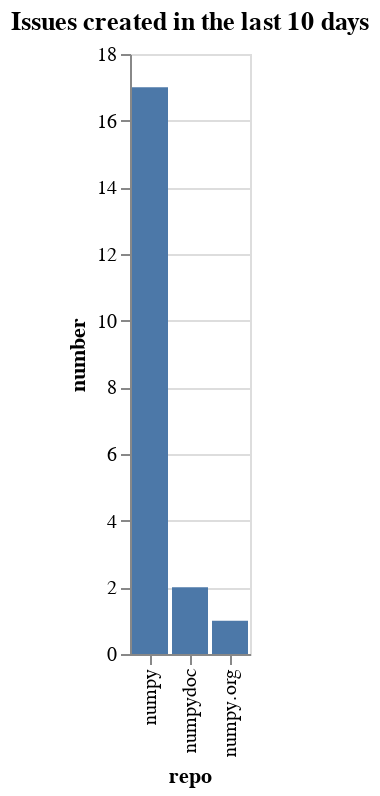

Notebook cell for this chart:
### Code cell
created_counts = created.groupby(['org', 'repo']).count()['number'].reset_index()
created_counts['org/repo'] = created_counts.apply(lambda a: a['org'] + '/' + a['repo'], axis=1)
sorted_vals = created_counts.sort_values(['org', 'number'], ascending=False)['repo'].values
alt.Chart(data=created_counts, title=f"Issues created in the last {n_days} days").mark_bar().encode(
    x=alt.X('repo', sort=alt.Sort(sorted_vals.tolist())),
    y='number',
)

### Figure 1 — Vega-Lite specification as saved in the notebook (floating-point values rounded to 4 significant figures)
{"config": {"view": {"continuousWidth": 400, "continuousHeight": 300}}, "data": {"name": "data-9a6e796b677f3fe1c38df5c60de8641b"}, "mark": "bar", "encoding": {"x": {"type": "nominal", "field": "repo", "sort": ["numpy", "numpydoc", "numpy.org"]}, "y": {"type": "quantitative", "field": "number"}}, "title": "Issues created in the last 10 days", "$schema": "https://vega.github.io/schema/vega-lite/v4.8.1.json", "datasets": {"data-9a6e796b677f3fe1c38df5c60de8641b": [{"org": "numpy", "repo": "numpy", "number": 17, "org/repo": "numpy/numpy"}, {"org": "numpy", "repo": "numpy.org", "number": 1, "org/repo": "numpy/numpy.org"}, {"org": "numpy", "repo": "numpydoc", "number": 2, "org/repo": "numpy/numpydoc"}]}}
